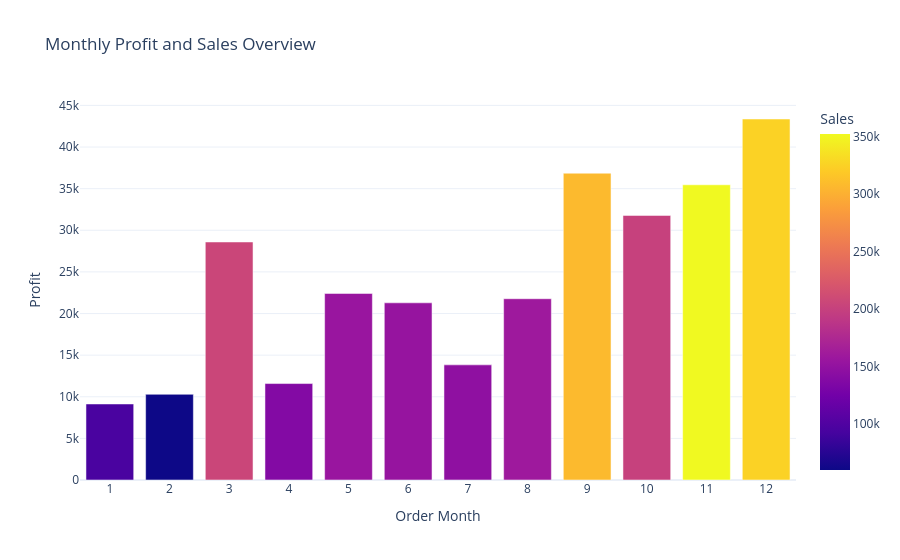

Notebook code for this chart:
### Code cell
monthly_profit_sales= data.groupby('Order Month')[['Sales','Profit']].sum().reset_index()
fig=px.bar(monthly_profit_sales,
           x= 'Order Month',
           y= 'Profit',
           color= 'Sales',
           title= 'Monthly Profit and Sales Overview')
fig.update_xaxes(
    tickmode='linear',
    tick0= 1,
    dtick= 1
)
fig.show()

### Figure 1 — Plotly figure (JSON) as saved in the notebook; plotly's stock layout.template omitted (floating-point values rounded to 4 significant figures)
{"data": [{"hovertemplate": "Order Month=%{x}<br>Profit=%{y}<br>Sales=%{marker.color}<extra></extra>", "legendgroup": "", "marker": {"color": [94920.0, 59750.0, 205000.0, 137800.0, 155000.0, 152700.0, 147200.0, 159000.0, 307600.0, 200300.0, 352500.0, 325300.0], "coloraxis": "coloraxis", "pattern": {"shape": ""}}, "name": "", "orientation": "v", "showlegend": false, "textposition": "auto", "type": "bar", "x": [1, 2, 3, 4, 5, 6, 7, 8, 9, 10, 11, 12], "xaxis": "x", "y": [9134.0, 10290.0, 28590.0, 11590.0, 22410.0, 21290.0, 13830.0, 21780.0, 36860.0, 31780.0, 35470.0, 43370.0], "yaxis": "y"}], "layout": {"barmode": "relative", "coloraxis": {"colorbar": {"title": {"text": "Sales"}}, "colorscale": [[0, "#0d0887"], [0.1111, "#46039f"], [0.2222, "#7201a8"], [0.3333, "#9c179e"], [0.4444, "#bd3786"], [0.5556, "#d8576b"], [0.6667, "#ed7953"], [0.7778, "#fb9f3a"], [0.8889, "#fdca26"], [1, "#f0f921"]]}, "legend": {"tracegroupgap": 0}, "title": {"text": "Monthly Profit and Sales Overview"}, "xaxis": {"anchor": "y", "domain": [0, 1], "dtick": 1, "tick0": 1, "tickmode": "linear", "title": {"text": "Order Month"}}, "yaxis": {"anchor": "x", "domain": [0, 1], "title": {"text": "Profit"}}}}
